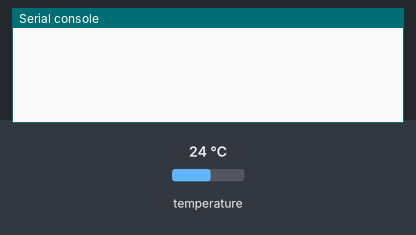
The program below on a simulated MicroPython board. Shown: the last lines printed to the serial console. The test bench sets the inputs (shaded band); at power-on: temperature 24 °C.

Above: at 1.2 s.
1.3 s: temperature set to 12 °C
At 3.0 s:
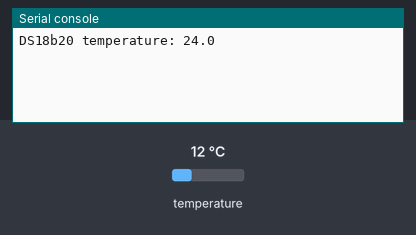
10.5 s: temperature set to 19 °C
At 16.8 s:
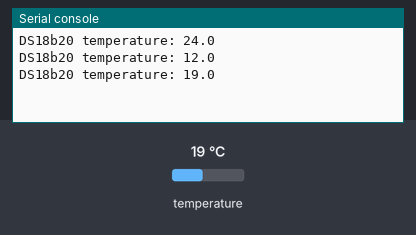
Timing chart, 0 to 18.3 s (numbered marks = the images above; inputs shaded):
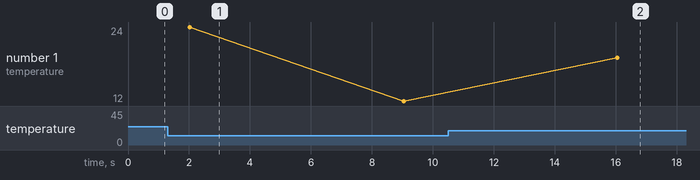

Measured:
- after the input at 10.5 s, the serial console: prints a new line after 5.5 s (image 2)
- plotted number 1: 12 → 19 after the input at 10.5 s

The program:

main.py
```python
import time
import ubinascii
from machine import Pin
from onewire import DS18X20
from onewire import OneWire

#DS18B20 data line connected to pin P10
ow = OneWire(Pin('P10'))
temp = DS18X20(ow)

while True:

    temp.start_conversion()
    time.sleep(1)
    t_ = temp.read_temp_async()
    time.sleep(1)
    print("DS18b20 temperature: " + str(t_))
    time.sleep(5)
```
